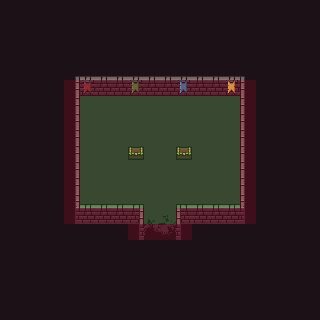

Rendered tile map (Tiled .tmx) drawn with the repository's tilesets; below, a short description and the map source with its tile grids summarised:
An orthogonal 20x20 tile map with 16x16 px tiles, 7 tile layers (bg, floor, treasure, fg, ...), 3 tilesets and 4 objects (s).

<map version="1.5" tiledversion="1.7.0" orientation="orthogonal" renderorder="right-down" width="20" height="20" tilewidth="16" tileheight="16" infinite="0" nextlayerid="11" nextobjectid="8">
 <tileset firstgid="1" source="0x72_16x16DungeonTileset_walls.v1.tsx" />
 <tileset firstgid="257" source="0x72_16x16DungeonTileset.v4.tsx" />
 <tileset firstgid="513" source="NavigationTileSet.tsx" />
 <layer id="1" name="bg" width="20" height="20">
  <data>[400 cells, 400 non-empty, 1 distinct tile ids]</data>
 </layer>
 <layer id="2" name="floor" width="20" height="20">
  <data>[400 cells, 82 non-empty, 1 distinct tile ids]</data>
 </layer>
 <layer id="6" name="treasure" width="20" height="20">
  <data>[400 cells, 2 non-empty, 1 distinct tile ids]</data>
 </layer>
 <layer id="4" name="fg" width="20" height="20">
  <data>[400 cells, 58 non-empty, 16 distinct tile ids]</data>
 </layer>
 <layer id="3" name="props" width="20" height="20">
  <data>[400 cells, 4 non-empty, 4 distinct tile ids]</data>
 </layer>
 <layer id="5" name="exits" width="20" height="20">
  <data>[400 cells, 4 non-empty, 4 distinct tile ids]</data>
 </layer>
 <objectgroup id="8" name="Collisions">
  <object id="5" x="144" y="240">
   <polygon points="0,0 0,-36 -64,-36 -64,-152 96,-152 96,-36 32,-36 32,0" />
  </object>
  <object id="3" x="128" y="152">
   <polygon points="0,0 16,0 16,-8 0,-8" />
  </object>
  <object id="4" x="176" y="152">
   <polygon points="0,0 16,0 16,-8 0,-8" />
  </object>
 </objectgroup>
 <objectgroup id="9" name="Void" />
 <objectgroup id="10" name="Gates">
  <object id="7" name="s" x="144" y="240">
   <polygon points="0,0 0,-16 32,-16 32,0" />
  </object>
 </objectgroup>
 <layer id="7" name="navigation" width="20" height="20" opacity="0.15">
  <data>[400 cells, 112 non-empty, 2 distinct tile ids]</data>
 </layer>
</map>
